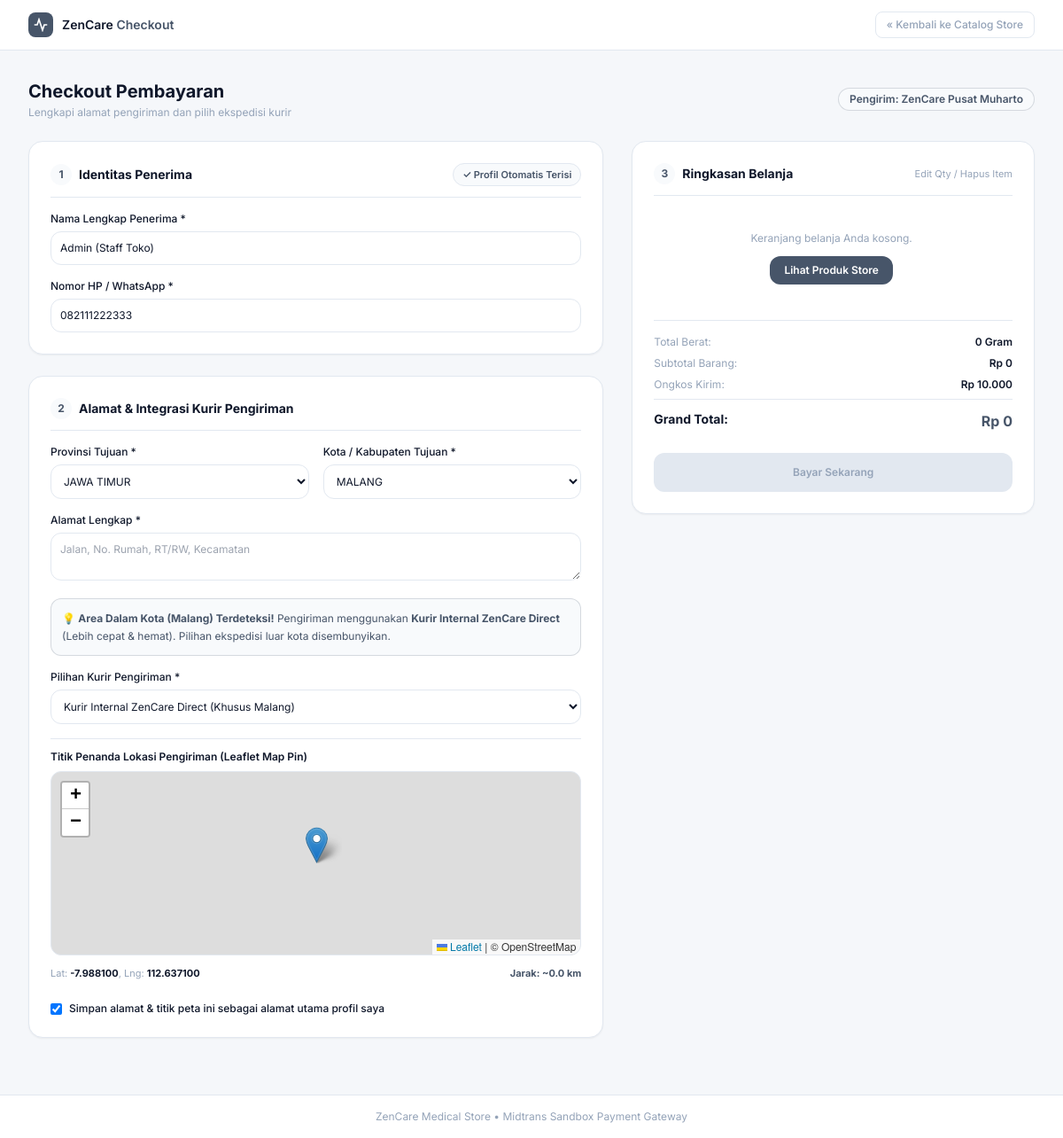
The app's page /konsep/zencare_checkout.php (signed in), older data.
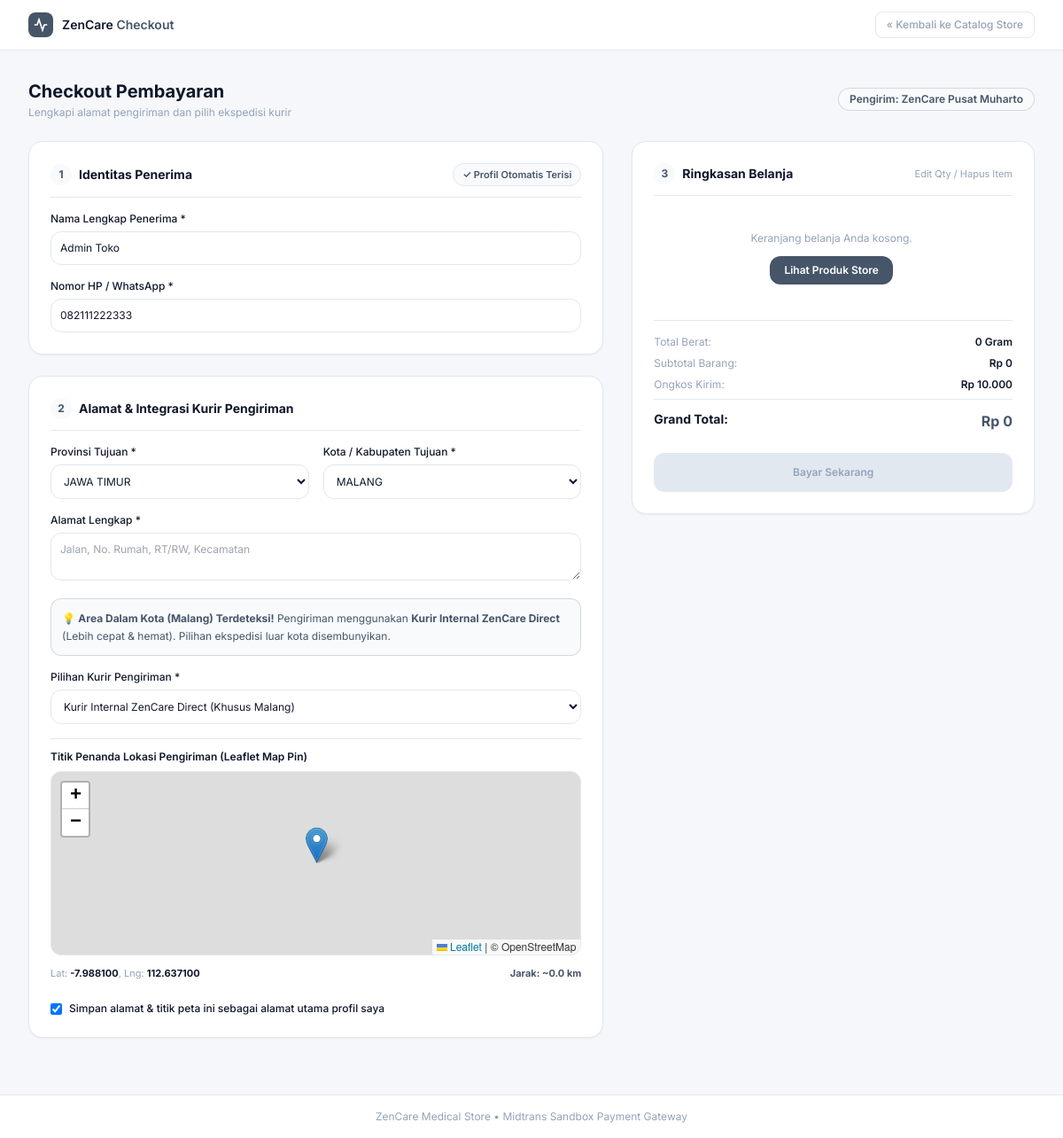
The same page, newer data.
### tables this page shows
CREATE TABLE `users` (
  `id` int(11) NOT NULL AUTO_INCREMENT,
  `username` varchar(50) NOT NULL,
  `password` varchar(255) NOT NULL COMMENT 'bcrypt hash',
  `nama_lengkap` varchar(100) NOT NULL,
  `role` enum('superadmin','admin','kasir','pelanggan') NOT NULL,
  `email` varchar(150) DEFAULT NULL,
  `telepon` varchar(20) DEFAULT NULL,
  `alamat` text DEFAULT NULL COMMENT 'Alamat utama pelanggan untuk pengiriman',
  `kota_id` int(11) DEFAULT NULL COMMENT 'ID kota RajaOngkir untuk kalkulasi ongkir',
  `is_active` tinyint(1) DEFAULT 1,
  `created_at` timestamp NOT NULL DEFAULT current_timestamp(),
  PRIMARY KEY (`id`),
  UNIQUE KEY `username` (`username`)
);

### konsep/zencare_checkout.php (the view, shortened to what the changed rows need)
<?php
require_once __DIR__ . '/config/koneksi.php';
$uStmt = $pdo->prepare("SELECT * FROM users WHERE id = ?");
$uStmt->execute([$_SESSION['user_id']]);
$savedUser = $uStmt->fetch();
?>
<!DOCTYPE html>
<html lang="id">
<head>
    <script src="https://cdn.tailwindcss.com"></script>
    <link rel="stylesheet" href="https://unpkg.com/leaflet@1.9.4/dist/leaflet.css" />
</head>
<body class="bg-[#f5f7fa] text-zcTxt font-sans antialiased min-h-screen flex flex-col justify-between">
    <main class="max-w-7xl mx-auto px-4 sm:px-6 lg:px-8 py-8 flex-1 w-full">
        <div class="mb-6 flex items-center justify-between">
            <div>
                <h1 class="text-xl font-bold text-zcTxt">Checkout Pembayaran</h1>
            </div>
        </div>
        <div class="grid grid-cols-1 lg:grid-cols-12 gap-8">
            <div class="lg:col-span-7 space-y-6">
                <div class="bg-white border border-zcBrd rounded-2xl p-6 shadow-sm">
                    <h2 class="text-sm font-bold text-zcTxt border-b border-zcBrd pb-3 mb-4 flex items-center justify-between">
                        <div class="flex items-center gap-2">
                            <span class="w-6 h-6 rounded-full bg-zcLt text-zc text-xs font-bold flex items-center justify-center">1</span>
                            Identitas Penerima
                        </div>
                        <?php if ($savedUser): ?>
                            <span class="text-[11px] font-semibold text-slate-600 bg-slate-50 border border-slate-200 px-2.5 py-0.5 rounded-full">✓ Profil Otomatis Terisi</span>
                        <?php endif; ?>
                    </h2>
                    <div class="space-y-4 text-xs">
                        <div>
                            <label class="block font-medium text-zcTxt mb-1.5">Nama Lengkap Penerima *</label>
                            <input type="text" id="nama_pembeli" class="w-full border border-zcBrd rounded-xl p-2.5 bg-white focus:outline-none focus:border-zc focus:ring-2 focus:ring-zc/10 transition"
                                value="<?= htmlspecialchars($savedUser['nama_lengkap'] ?? $_SESSION['nama_lengkap'] ?? '') ?>" placeholder="Contoh: Budi Santoso">
                        </div>
                        <div>
                            <label class="block font-medium text-zcTxt mb-1.5">Nomor HP / WhatsApp *</label>
                            <input type="text" id="phone" class="w-full border border-zcBrd rounded-xl p-2.5 bg-white focus:outline-none focus:border-zc focus:ring-2 focus:ring-zc/10 transition"
                                value="<?= htmlspecialchars($savedUser['telepon'] ?? '') ?>" placeholder="Contoh: 081234567890">
                        </div>
                    </div>
                </div>
                <div class="bg-white border border-zcBrd rounded-2xl p-6 shadow-sm">
                    <h2 class="text-sm font-bold text-zcTxt border-b border-zcBrd pb-3 mb-4 flex items-center justify-between">
                        <div class="flex items-center gap-2">
                            <span class="w-6 h-6 rounded-full bg-zcLt text-zc text-xs font-bold flex items-center justify-center">2</span>
                            Alamat &amp; Integrasi Kurir Pengiriman
                        </div>
                    </h2>
                </div>
            </div>
            <div class="lg:col-span-5 space-y-6">
                <div class="bg-white border border-zcBrd rounded-2xl p-6 shadow-sm sticky top-20">
                    <div class="flex items-center justify-between border-b border-zcBrd pb-3 mb-4">
                        <h2 class="text-sm font-bold text-zcTxt flex items-center gap-2">
                            <span class="w-6 h-6 rounded-full bg-zcLt text-zc text-xs font-bold flex items-center justify-center">3</span>
                            Ringkasan Belanja
                        </h2>
                    </div>
                </div>
            </div>
        </div>
    </main>
</body>
</html>

Row changes from the older to the newer data that the page shows:
changed users: nama_lengkap "Admin (Staff Toko)" → "Admin Toko"
